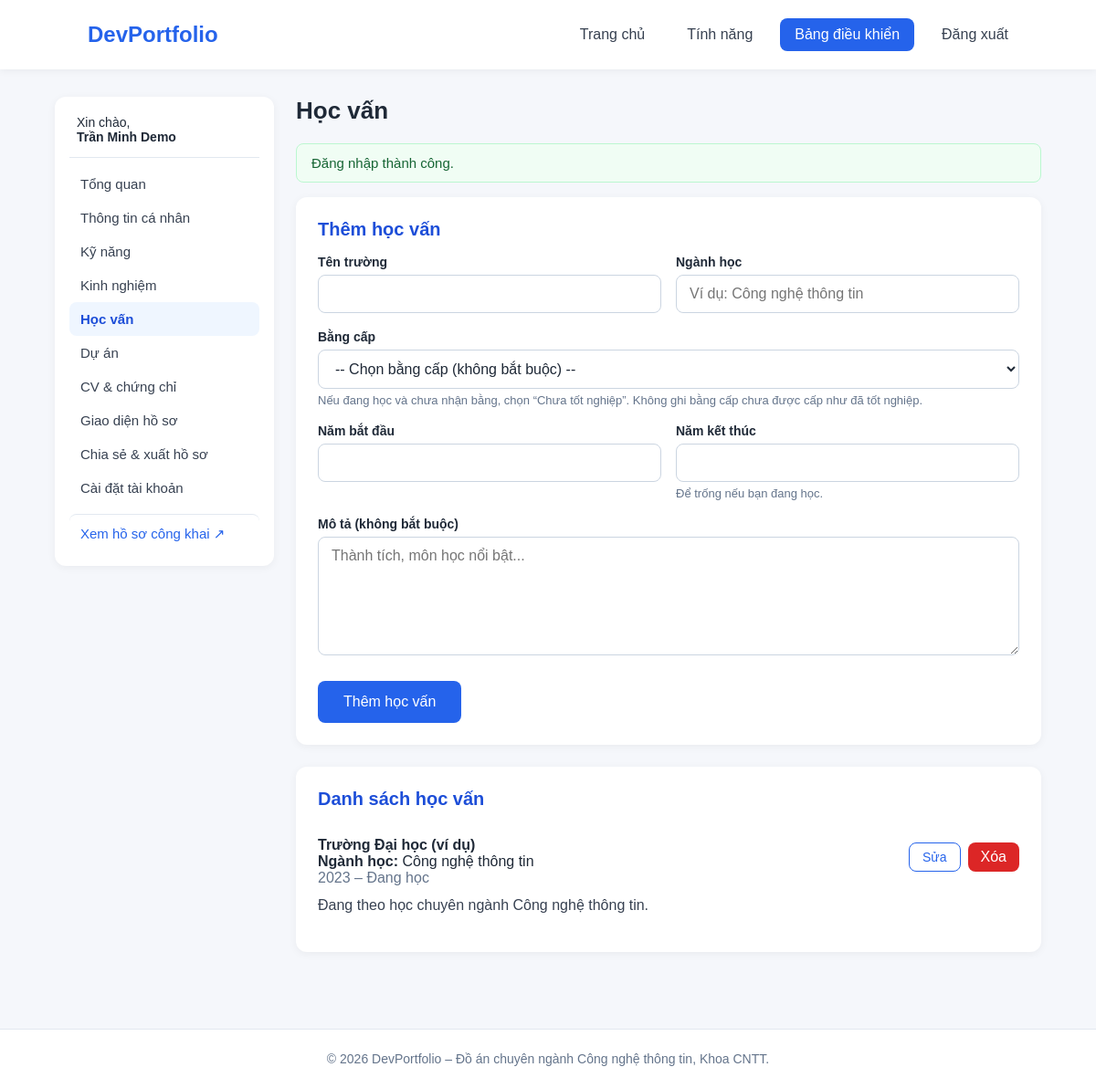
Page /dashboard/education.php (signed in) on the committed database.
### tables this page shows
CREATE TABLE IF NOT EXISTS users (
    id            INT UNSIGNED NOT NULL AUTO_INCREMENT,
    full_name     VARCHAR(100) NOT NULL,
    email         VARCHAR(190) NOT NULL,
    password_hash VARCHAR(255) NOT NULL,             
    slug          VARCHAR(120) NOT NULL,             
    is_active     TINYINT(1)   NOT NULL DEFAULT 1,
    created_at    DATETIME     NOT NULL DEFAULT CURRENT_TIMESTAMP,
    updated_at    DATETIME     NOT NULL DEFAULT CURRENT_TIMESTAMP ON UPDATE CURRENT_TIMESTAMP,
    PRIMARY KEY (id),
    UNIQUE KEY uq_users_email (email),
    UNIQUE KEY uq_users_slug (slug)
);

CREATE TABLE IF NOT EXISTS educations (
    id          INT UNSIGNED NOT NULL AUTO_INCREMENT,
    user_id     INT UNSIGNED NOT NULL,
    school      VARCHAR(150) NOT NULL,
    degree      VARCHAR(150) NOT NULL,
    start_year  SMALLINT UNSIGNED NOT NULL,
    end_year    SMALLINT UNSIGNED NULL,               
    description TEXT         NULL,
    PRIMARY KEY (id),
    KEY idx_educations_user_year (user_id, start_year),
    CONSTRAINT fk_educations_user FOREIGN KEY (user_id) REFERENCES users (id) ON DELETE CASCADE
);

### includes/auth.php (called while the page is built, shortened)
<?php
function current_user(bool $refresh = false): ?array
{
    static $cache = null;
    static $loaded = false;
    if ($loaded) {
        return $cache;
    }
    $loaded = true;
    $id = $_SESSION['user_id'] ?? null;
    $last = (int) ($_SESSION['last_activity'] ?? 0);
    $user = db_one(
        'SELECT id, full_name, email, slug, is_active, created_at FROM users WHERE id = ?',
        [(int) $id]
    );
    $cache = $user;
    return $cache;
}
function require_login(): array
{
    $user = current_user();
    return $user;
}

### includes/db.php (called while the page is built, shortened)
<?php
function db(): PDO
{
    static $pdo = null;
    if ($pdo === null) {
        $c = config('db');
        $dsn = sprintf(
            'mysql:host=%s;port=%d;dbname=%s;charset=utf8mb4',
            $c['host'],
            (int) $c['port'],
            $c['name']
        );
        $pdo = new PDO($dsn, $c['user'], $c['pass'], [
            PDO::ATTR_ERRMODE            => PDO::ERRMODE_EXCEPTION,
            PDO::ATTR_DEFAULT_FETCH_MODE => PDO::FETCH_ASSOC,
            PDO::ATTR_EMULATE_PREPARES   => false,
        ]);
    }
    return $pdo;
}
function db_query(string $sql, array $params = []): PDOStatement
{
    $stmt = db()->prepare($sql);
    $stmt->execute($params);
    return $stmt;
}
function db_one(string $sql, array $params = []): ?array
{
    $row = db_query($sql, $params)->fetch();
    return $row === false ? null : $row;
}
function db_all(string $sql, array $params = []): array
{
    return db_query($sql, $params)->fetchAll();
}

### dashboard/education.php (the view, shortened to what this page needs)
<?php
require __DIR__ . '/../includes/bootstrap.php';
$user = require_login();
$uid = (int) $user['id'];
$input = ['id' => 0, 'school' => '', 'degree' => '', 'qualification' => '', 'start_year' => '', 'end_year' => '', 'description' => ''];
$maxYear = (int) date('Y') + 10;
$educations = db_all(
    'SELECT * FROM educations WHERE user_id = ? ORDER BY start_year DESC, id DESC',
    [$uid]
);
$isEditing = $input['id'] > 0;
$pageTitle = 'Học vấn';
$activeNav = 'education.php';
require __DIR__ . '/../includes/dash_header.php';
?>
                <form class="card" method="post" action="<?= e(url('dashboard/education.php')) ?>" novalidate>
                    <h2><?= $isEditing ? 'Sửa học vấn' : 'Thêm học vấn' ?></h2>
                    <div class="form-row">
                        <div class="form-group">
                            <label for="school">Tên trường</label>
                            <input class="form-control" type="text" id="school" name="school" maxlength="150" required
                                   value="<?= e($input['school']) ?>">
                        </div>
                        <div class="form-group">
                            <label for="degree">Ngành học</label>
                            <input class="form-control" type="text" id="degree" name="degree" maxlength="150" required
                                   placeholder="Ví dụ: Công nghệ thông tin" value="<?= e($input['degree']) ?>">
                        </div>
                    </div>
                    <div class="form-group">
                        <label for="qualification">Bằng cấp</label>
                        <?php
                        $savedQualification = trim((string) $input['qualification']);
                        ?>
                        <select class="form-control" id="qualification" name="qualification">
                            <option value="" <?= $savedQualification === '' ? 'selected' : '' ?>>-- Chọn bằng cấp (không bắt buộc) --</option>
                        </select>
                        <div class="form-hint">Nếu đang học và chưa nhận bằng, chọn “Chưa tốt nghiệp”. Không ghi bằng cấp chưa được cấp như đã tốt nghiệp.</div>
                    </div>
                    <div class="form-row">
                        <div class="form-group">
                            <label for="start_year">Năm bắt đầu</label>
                            <input class="form-control" type="number" id="start_year" name="start_year"
                                   min="1950" max="<?= $maxYear ?>" required value="<?= e($input['start_year']) ?>">
                        </div>
                        <div class="form-group">
                            <label for="end_year">Năm kết thúc</label>
                            <input class="form-control" type="number" id="end_year" name="end_year"
                                   min="1950" max="<?= $maxYear ?>" value="<?= e($input['end_year']) ?>">
                            <div class="form-hint">Để trống nếu bạn đang học.</div>
                        </div>
                    </div>
                    <div class="form-group">
                        <label for="description">Mô tả (không bắt buộc)</label>
                        <textarea class="form-control" id="description" name="description" maxlength="1000"
                                  placeholder="Thành tích, môn học nổi bật..."><?= e($input['description']) ?></textarea>
                    </div>
                    <button type="submit" class="btn"><?= $isEditing ? 'Cập nhật' : 'Thêm học vấn' ?></button>
                </form>
                <div class="card">
                    <h2>Danh sách học vấn</h2>
                    <div class="item-list">
                        <?php foreach ($educations as $edu): ?>
                            <div class="item">
                                <div class="item-body">
                                    <strong><?= e($edu['school']) ?></strong>
                                    <div><strong>Ngành học:</strong> <?= e($edu['degree']) ?></div>
                                    <div class="muted">
                                        <?= (int) $edu['start_year'] ?> &ndash;
                                        <?= $edu['end_year'] ? (int) $edu['end_year'] : 'Đang học' ?>
                                    </div>
                                    <?php if (!empty($edu['description'])): ?>
                                        <p class="item-text"><?= nl2br(e($edu['description'])) ?></p>
                                    <?php endif; ?>
                                </div>
                                <div class="item-actions">
                                    <a class="btn btn-outline btn-sm" href="<?= e(url('dashboard/education.php?edit=' . (int) $edu['id'])) ?>">Sửa</a>
                                    <form method="post" action="<?= e(url('dashboard/education.php')) ?>"
                                          data-confirm="Bạn chắc chắn muốn xóa mục học vấn này?">
                                        <button type="submit" class="btn btn-danger btn-sm">Xóa</button>
                                    </form>
                                </div>
                            </div>
                        <?php endforeach; ?>
                    </div>
                </div>
<?php require __DIR__ . '/../includes/dash_footer.php'; ?>

### includes/dash_header.php (shortened to what this page needs)
<?php
require __DIR__ . '/header.php';
$dashMenu = [
    'index.php'       => 'Tổng quan',
    'profile.php'     => 'Thông tin cá nhân',
    'skills.php'      => 'Kỹ năng',
    'experiences.php' => 'Kinh nghiệm',
    'education.php'   => 'Học vấn',
    'projects.php'    => 'Dự án',
    'documents.php'   => 'CV & chứng chỉ',
    'appearance.php'  => 'Giao diện hồ sơ',
    'share.php'       => 'Chia sẻ & xuất hồ sơ',
    'account.php'     => 'Cài đặt tài khoản',
];
?>
        <div class="dash">
            <aside class="dash-nav">
                <div class="dash-user">Xin chào,<br><strong><?= e($currentUser['full_name']) ?></strong></div>
                <?php foreach ($dashMenu as $file => $label): ?>
                    <a href="<?= e(url('dashboard/' . $file)) ?>"<?= ($activeNav ?? '') === $file ? ' class="active"' : '' ?>><?= e($label) ?></a>
                <?php endforeach; ?>
                <a class="dash-public" href="<?= e(profile_url($currentUser['slug'], false)) ?>" target="_blank" rel="noopener">Xem hồ sơ công khai &#8599;</a>
            </aside>
            <section class="dash-main">
                <h1 class="dash-title"><?= e($pageTitle) ?></h1>

### assets/css/style.css (style rules this page uses)
* { box-sizing: border-box; }
body { margin: 0; font-family: Arial, sans-serif; background-color: #f5f7fb; color: #1f2937; }
.btn { display: inline-block; margin-top: 15px; padding: 14px 28px; background-color: #2563eb; color: white; text-decoration: none; border-radius: 8px; }
:root { --primary: #2563eb; --primary-dark: #1d4ed8; --text: #1f2937; --muted: #64748b; --border: #e2e8f0; --danger: #dc2626; --success: #16a34a; --warning: #d97706; }
a { color: var(--primary); }
button.btn { border: 0; cursor: pointer; font: inherit; }
.btn-outline { background: #fff; color: var(--primary); border: 1px solid var(--primary); margin-left: 8px; }
.btn-danger { background: var(--danger); }
.btn-sm { padding: 7px 14px; font-size: 14px; margin-top: 0; margin-left: 0; }
.form-group { margin-bottom: 18px; }
.form-group label { display: block; font-weight: 600; font-size: 14px; margin-bottom: 6px; }
.form-control { width: 100%; padding: 11px 14px; border: 1px solid #cbd5e1; border-radius: 8px; font: inherit; background: #fff; color: var(--text); }
textarea.form-control { min-height: 130px; resize: vertical; }
.form-hint { color: var(--muted); font-size: 13px; margin-top: 5px; }
.form-row { display: grid; grid-template-columns: 1fr 1fr; gap: 16px; }
.muted { color: var(--muted); }
.dash { display: grid; grid-template-columns: 240px 1fr; gap: 24px; padding: 30px 5% 60px; align-items: start; }
.dash-nav { background: #fff; border-radius: 12px; padding: 16px; box-shadow: 0 2px 10px rgba(0, 0, 0, 0.05); }
.dash-user { padding: 4px 8px 14px; border-bottom: 1px solid var(--border); margin-bottom: 10px; font-size: 14px; }
.dash-nav a { display: block; padding: 10px 12px; border-radius: 8px; color: #374151; text-decoration: none; font-size: 15px; }
.dash-nav a.active { background: #eff6ff; color: var(--primary-dark); font-weight: 600; }
.dash-main { min-width: 0; }
.dash-title { margin: 0 0 20px; color: var(--text); font-size: 26px; }
.card { background: #fff; border-radius: 12px; padding: 24px; box-shadow: 0 2px 10px rgba(0, 0, 0, 0.05); margin-bottom: 24px; }
.card h2 { margin: 0 0 16px; font-size: 20px; color: var(--primary-dark); }
.card .btn { margin-top: 6px; }
.item { display: flex; justify-content: space-between; gap: 16px; padding: 14px 0; border-bottom: 1px solid var(--border); }
.item:last-child { border-bottom: 0; }
.item-body { min-width: 0; }
.item-text { margin: 8px 0 0; color: #374151; line-height: 1.6; }
.item-actions { display: flex; gap: 8px; align-items: flex-start; flex-shrink: 0; }
.item-actions form { margin: 0; }
.item-actions .btn-outline { margin-left: 0; }
.dash-public { margin-top: 10px; border-top: 1px solid var(--border); padding-top: 12px !important; color: var(--primary) !important; }
.item-body { flex: 1; }
.item-actions { flex-wrap: wrap; justify-content: flex-end; }

### rows in the picture
users: full_name "Trần Minh Demo"
educations: school "Trường Đại học (ví dụ)", degree "Công nghệ thông tin", start_year "2023", shows "Đang học", description "Đang theo học chuyên ngành Công nghệ thông tin."

### other values in the picture
config('app_name') "DevPortfolio"
$label "Tổng quan"
$label "Thông tin cá nhân"
$label "Kỹ năng"
$label "Kinh nghiệm"
$label "Học vấn"
$label "Dự án"
$label "CV & chứng chỉ"
$label "Giao diện hồ sơ"
$label "Chia sẻ & xuất hồ sơ"
$label "Cài đặt tài khoản"
$pageTitle "Học vấn"
$item['message'] "Đăng nhập thành công."
